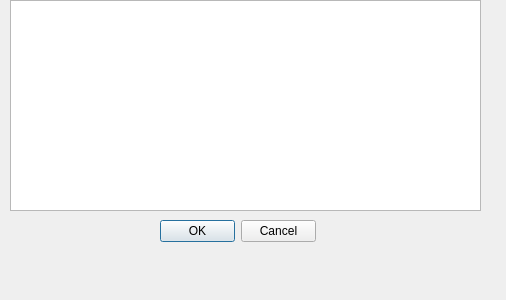
<?xml version="1.0" encoding="UTF-8"?>
<ui version="4.0">
 <class>DialogInfo</class>
 <widget class="QDialog" name="DialogInfo">
  <property name="windowModality">
   <enum>Qt::NonModal</enum>
  </property>
  <property name="geometry">
   <rect>
    <x>0</x>
    <y>0</y>
    <width>506</width>
    <height>300</height>
   </rect>
  </property>
  <property name="windowTitle">
   <string>Image Information</string>
  </property>
  <widget class="QTreeView" name="treeView">
   <property name="geometry">
    <rect>
     <x>10</x>
     <y>0</y>
     <width>471</width>
     <height>211</height>
    </rect>
   </property>
  </widget>
  <widget class="QDialogButtonBox" name="buttonBox">
   <property name="geometry">
    <rect>
     <x>160</x>
     <y>220</y>
     <width>156</width>
     <height>23</height>
    </rect>
   </property>
   <property name="standardButtons">
    <set>QDialogButtonBox::Cancel|QDialogButtonBox::Ok</set>
   </property>
  </widget>
 </widget>
 <resources/>
 <connections/>
</ui>
